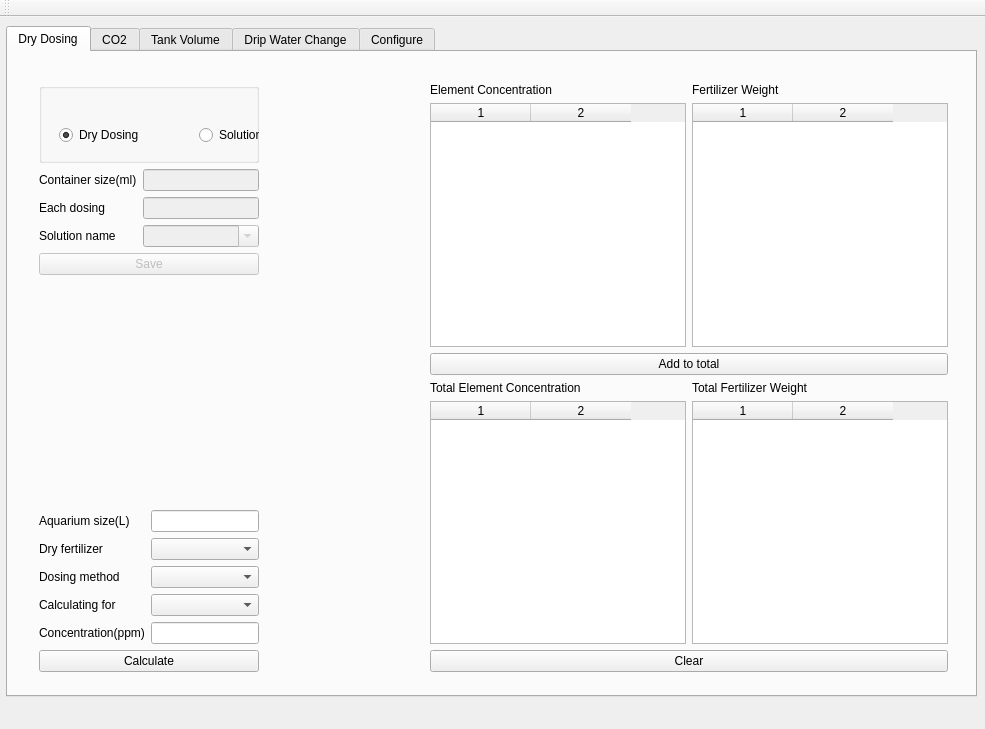
<?xml version="1.0" encoding="UTF-8"?>
<ui version="4.0">
 <class>MainWindow</class>
 <widget class="QMainWindow" name="MainWindow">
  <property name="geometry">
   <rect>
    <x>0</x>
    <y>0</y>
    <width>985</width>
    <height>729</height>
   </rect>
  </property>
  <property name="windowTitle">
   <string>Planted Tank Calculator</string>
  </property>
  <widget class="QWidget" name="centralWidget">
   <widget class="QTabWidget" name="tabWidget">
    <property name="geometry">
     <rect>
      <x>6</x>
      <y>9</y>
      <width>971</width>
      <height>671</height>
     </rect>
    </property>
    <property name="currentIndex">
     <number>0</number>
    </property>
    <widget class="QWidget" name="tab_dry_dosing">
     <attribute name="title">
      <string>Dry Dosing</string>
     </attribute>
     <widget class="QWidget" name="layoutWidget">
      <property name="geometry">
       <rect>
        <x>20</x>
        <y>20</y>
        <width>931</width>
        <height>611</height>
       </rect>
      </property>
      <layout class="QHBoxLayout" name="horizontalLayout">
       <item>
        <layout class="QVBoxLayout" name="verticalLayout">
         <item>
          <layout class="QGridLayout" name="gridLayout">
           <item row="0" column="0" colspan="2">
            <widget class="QGroupBox" name="groupBox">
             <property name="sizePolicy">
              <sizepolicy hsizetype="Expanding" vsizetype="Fixed">
               <horstretch>0</horstretch>
               <verstretch>0</verstretch>
              </sizepolicy>
             </property>
             <property name="minimumSize">
              <size>
               <width>0</width>
               <height>80</height>
              </size>
             </property>
             <property name="title">
              <string/>
             </property>
             <property name="flat">
              <bool>false</bool>
             </property>
             <widget class="QRadioButton" name="drydosing_is_drydosing">
              <property name="geometry">
               <rect>
                <x>20</x>
                <y>40</y>
                <width>109</width>
                <height>24</height>
               </rect>
              </property>
              <property name="text">
               <string>Dry Dosing</string>
              </property>
              <property name="checked">
               <bool>true</bool>
              </property>
             </widget>
             <widget class="QRadioButton" name="drydosing_is_solution">
              <property name="geometry">
               <rect>
                <x>160</x>
                <y>40</y>
                <width>109</width>
                <height>24</height>
               </rect>
              </property>
              <property name="text">
               <string>Solution</string>
              </property>
             </widget>
            </widget>
           </item>
           <item row="1" column="0">
            <widget class="QLabel" name="label_10">
             <property name="text">
              <string>Container size(ml)</string>
             </property>
            </widget>
           </item>
           <item row="1" column="1">
            <widget class="QLineEdit" name="drydosing_container">
             <property name="enabled">
              <bool>false</bool>
             </property>
            </widget>
           </item>
           <item row="2" column="0">
            <widget class="QLabel" name="label_11">
             <property name="text">
              <string>Each dosing</string>
             </property>
            </widget>
           </item>
           <item row="2" column="1">
            <widget class="QLineEdit" name="drydosing_each_dosing">
             <property name="enabled">
              <bool>false</bool>
             </property>
            </widget>
           </item>
           <item row="3" column="0">
            <widget class="QLabel" name="label_35">
             <property name="text">
              <string>Solution name</string>
             </property>
            </widget>
           </item>
           <item row="3" column="1">
            <widget class="QComboBox" name="drydosing_solution_list">
             <property name="enabled">
              <bool>false</bool>
             </property>
             <property name="editable">
              <bool>true</bool>
             </property>
            </widget>
           </item>
           <item row="4" column="0" colspan="2">
            <widget class="QPushButton" name="drydosing_solution_save">
             <property name="enabled">
              <bool>false</bool>
             </property>
             <property name="text">
              <string>Save</string>
             </property>
            </widget>
           </item>
          </layout>
         </item>
         <item>
          <spacer name="verticalSpacer">
           <property name="orientation">
            <enum>Qt::Vertical</enum>
           </property>
           <property name="sizeHint" stdset="0">
            <size>
             <width>20</width>
             <height>40</height>
            </size>
           </property>
          </spacer>
         </item>
         <item>
          <layout class="QGridLayout" name="gridLayout_8">
           <item row="0" column="0">
            <widget class="QLabel" name="label">
             <property name="text">
              <string>Aquarium size(L)</string>
             </property>
            </widget>
           </item>
           <item row="0" column="1">
            <widget class="QLineEdit" name="drydosing_aquarium_size"/>
           </item>
           <item row="1" column="0">
            <widget class="QLabel" name="label_2">
             <property name="text">
              <string>Dry fertilizer</string>
             </property>
            </widget>
           </item>
           <item row="1" column="1">
            <widget class="QComboBox" name="drydosing_fertilizer"/>
           </item>
           <item row="2" column="0">
            <widget class="QLabel" name="label_3">
             <property name="text">
              <string>Dosing method</string>
             </property>
            </widget>
           </item>
           <item row="2" column="1">
            <widget class="QComboBox" name="drydosing_method"/>
           </item>
           <item row="3" column="0">
            <widget class="QLabel" name="label_4">
             <property name="text">
              <string>Calculating for</string>
             </property>
            </widget>
           </item>
           <item row="3" column="1">
            <widget class="QComboBox" name="drydosing_element"/>
           </item>
           <item row="4" column="0">
            <widget class="QLabel" name="label_5">
             <property name="text">
              <string>Concentration(ppm)</string>
             </property>
            </widget>
           </item>
           <item row="4" column="1">
            <widget class="QLineEdit" name="drydosing_concentration"/>
           </item>
           <item row="5" column="0" colspan="2">
            <widget class="QPushButton" name="drydosing_calculate">
             <property name="text">
              <string>Calculate</string>
             </property>
            </widget>
           </item>
          </layout>
         </item>
        </layout>
       </item>
       <item>
        <spacer name="horizontalSpacer">
         <property name="orientation">
          <enum>Qt::Horizontal</enum>
         </property>
         <property name="sizeHint" stdset="0">
          <size>
           <width>40</width>
           <height>20</height>
          </size>
         </property>
        </spacer>
       </item>
       <item>
        <layout class="QGridLayout" name="gridLayout_2">
         <item row="0" column="0">
          <widget class="QLabel" name="label_6">
           <property name="text">
            <string>Element Concentration</string>
           </property>
          </widget>
         </item>
         <item row="0" column="1">
          <widget class="QLabel" name="label_7">
           <property name="text">
            <string>Fertilizer Weight</string>
           </property>
          </widget>
         </item>
         <item row="1" column="0">
          <widget class="QTableWidget" name="drydosing_element_ppm">
           <property name="enabled">
            <bool>true</bool>
           </property>
           <property name="editTriggers">
            <set>QAbstractItemView::NoEditTriggers</set>
           </property>
           <property name="rowCount">
            <number>0</number>
           </property>
           <property name="columnCount">
            <number>2</number>
           </property>
           <attribute name="horizontalHeaderVisible">
            <bool>true</bool>
           </attribute>
           <attribute name="verticalHeaderVisible">
            <bool>false</bool>
           </attribute>
           <column/>
           <column/>
          </widget>
         </item>
         <item row="1" column="1">
          <widget class="QTableWidget" name="drydosing_fertilizer_weight">
           <property name="editTriggers">
            <set>QAbstractItemView::NoEditTriggers</set>
           </property>
           <property name="columnCount">
            <number>2</number>
           </property>
           <attribute name="verticalHeaderVisible">
            <bool>false</bool>
           </attribute>
           <column/>
           <column/>
          </widget>
         </item>
         <item row="2" column="0" colspan="2">
          <widget class="QPushButton" name="drydosing_add_to_total">
           <property name="text">
            <string>Add to total</string>
           </property>
          </widget>
         </item>
         <item row="3" column="0">
          <widget class="QLabel" name="label_8">
           <property name="text">
            <string>Total Element Concentration</string>
           </property>
          </widget>
         </item>
         <item row="3" column="1">
          <widget class="QLabel" name="label_9">
           <property name="text">
            <string>Total Fertilizer Weight</string>
           </property>
          </widget>
         </item>
         <item row="4" column="0">
          <widget class="QTableWidget" name="drydosing_total_element_ppm">
           <property name="editTriggers">
            <set>QAbstractItemView::NoEditTriggers</set>
           </property>
           <property name="columnCount">
            <number>2</number>
           </property>
           <attribute name="verticalHeaderVisible">
            <bool>false</bool>
           </attribute>
           <column/>
           <column/>
          </widget>
         </item>
         <item row="4" column="1">
          <widget class="QTableWidget" name="drydosing_total_fertilizer_weight">
           <property name="editTriggers">
            <set>QAbstractItemView::NoEditTriggers</set>
           </property>
           <property name="columnCount">
            <number>2</number>
           </property>
           <attribute name="verticalHeaderVisible">
            <bool>false</bool>
           </attribute>
           <column/>
           <column/>
          </widget>
         </item>
         <item row="5" column="0" colspan="2">
          <widget class="QPushButton" name="drydosing_clear">
           <property name="text">
            <string>Clear</string>
           </property>
          </widget>
         </item>
        </layout>
       </item>
      </layout>
     </widget>
    </widget>
    <widget class="QWidget" name="tab_co2">
     <attribute name="title">
      <string>CO2</string>
     </attribute>
     <widget class="QLabel" name="label_12">
      <property name="geometry">
       <rect>
        <x>12</x>
        <y>7</y>
        <width>951</width>
        <height>621</height>
       </rect>
      </property>
      <property name="text">
       <string/>
      </property>
      <property name="pixmap">
       <pixmap resource="ptc.qrc">:/images/co2.jpg</pixmap>
      </property>
      <property name="alignment">
       <set>Qt::AlignCenter</set>
      </property>
     </widget>
    </widget>
    <widget class="QWidget" name="tab_tank_volume">
     <attribute name="title">
      <string>Tank Volume</string>
     </attribute>
     <widget class="QWidget" name="layoutWidget">
      <property name="geometry">
       <rect>
        <x>40</x>
        <y>45</y>
        <width>331</width>
        <height>541</height>
       </rect>
      </property>
      <layout class="QGridLayout" name="gridLayout_3">
       <item row="0" column="0" colspan="2">
        <widget class="QLabel" name="label_18">
         <property name="sizePolicy">
          <sizepolicy hsizetype="Fixed" vsizetype="Fixed">
           <horstretch>0</horstretch>
           <verstretch>0</verstretch>
          </sizepolicy>
         </property>
         <property name="text">
          <string>CM</string>
         </property>
        </widget>
       </item>
       <item row="1" column="0">
        <widget class="QLabel" name="label_13">
         <property name="text">
          <string>Length</string>
         </property>
        </widget>
       </item>
       <item row="1" column="1">
        <widget class="QLineEdit" name="volume_length"/>
       </item>
       <item row="2" column="0">
        <widget class="QLabel" name="label_14">
         <property name="text">
          <string>Width</string>
         </property>
        </widget>
       </item>
       <item row="2" column="1">
        <widget class="QLineEdit" name="volume_width"/>
       </item>
       <item row="3" column="0">
        <widget class="QLabel" name="label_15">
         <property name="text">
          <string>High</string>
         </property>
        </widget>
       </item>
       <item row="3" column="1">
        <widget class="QLineEdit" name="volume_high"/>
       </item>
       <item row="4" column="0">
        <widget class="QLabel" name="label_16">
         <property name="text">
          <string>Substrate thickness</string>
         </property>
        </widget>
       </item>
       <item row="4" column="1">
        <widget class="QLineEdit" name="volume_sub_thickness"/>
       </item>
       <item row="5" column="0">
        <widget class="QLabel" name="label_17">
         <property name="text">
          <string>Surface to top</string>
         </property>
        </widget>
       </item>
       <item row="5" column="1">
        <widget class="QLineEdit" name="volume_surface_to_top"/>
       </item>
       <item row="6" column="0" colspan="2">
        <widget class="QPushButton" name="volume_calculate">
         <property name="text">
          <string>Calculate</string>
         </property>
        </widget>
       </item>
      </layout>
     </widget>
     <widget class="QWidget" name="layoutWidget">
      <property name="geometry">
       <rect>
        <x>500</x>
        <y>80</y>
        <width>381</width>
        <height>251</height>
       </rect>
      </property>
      <layout class="QGridLayout" name="gridLayout_4">
       <item row="0" column="0">
        <widget class="QLabel" name="label_19">
         <property name="text">
          <string>Water volume(L)</string>
         </property>
         <property name="alignment">
          <set>Qt::AlignRight|Qt::AlignTrailing|Qt::AlignVCenter</set>
         </property>
        </widget>
       </item>
       <item row="0" column="1">
        <widget class="QLabel" name="volume_water_volume">
         <property name="text">
          <string/>
         </property>
        </widget>
       </item>
       <item row="1" column="0">
        <widget class="QLabel" name="label_20">
         <property name="text">
          <string>Substrate(L)</string>
         </property>
         <property name="alignment">
          <set>Qt::AlignRight|Qt::AlignTrailing|Qt::AlignVCenter</set>
         </property>
        </widget>
       </item>
       <item row="1" column="1">
        <widget class="QLabel" name="volume_substrate">
         <property name="text">
          <string/>
         </property>
        </widget>
       </item>
       <item row="2" column="0">
        <widget class="QLabel" name="label_21">
         <property name="text">
          <string>Surface area(cm2)</string>
         </property>
         <property name="alignment">
          <set>Qt::AlignRight|Qt::AlignTrailing|Qt::AlignVCenter</set>
         </property>
        </widget>
       </item>
       <item row="2" column="1">
        <widget class="QLabel" name="volume_surface">
         <property name="text">
          <string/>
         </property>
        </widget>
       </item>
      </layout>
     </widget>
    </widget>
    <widget class="QWidget" name="tab_drip_waterchange">
     <attribute name="title">
      <string>Drip Water Change</string>
     </attribute>
     <widget class="QPushButton" name="drip_wc_solution">
      <property name="geometry">
       <rect>
        <x>60</x>
        <y>255</y>
        <width>311</width>
        <height>41</height>
       </rect>
      </property>
      <property name="text">
       <string>How much should I change every day?</string>
      </property>
     </widget>
     <widget class="Line" name="line">
      <property name="geometry">
       <rect>
        <x>409</x>
        <y>20</y>
        <width>51</width>
        <height>591</height>
       </rect>
      </property>
      <property name="orientation">
       <enum>Qt::Vertical</enum>
      </property>
     </widget>
     <widget class="QTableWidget" name="drip_wc_percentages">
      <property name="geometry">
       <rect>
        <x>570</x>
        <y>150</y>
        <width>221</width>
        <height>461</height>
       </rect>
      </property>
      <property name="editTriggers">
       <set>QAbstractItemView::NoEditTriggers</set>
      </property>
      <property name="columnCount">
       <number>1</number>
      </property>
      <column/>
     </widget>
     <widget class="QWidget" name="layoutWidget">
      <property name="geometry">
       <rect>
        <x>21</x>
        <y>20</y>
        <width>391</width>
        <height>211</height>
       </rect>
      </property>
      <layout class="QGridLayout" name="gridLayout_5">
       <item row="0" column="0" colspan="2">
        <widget class="QLabel" name="label_22">
         <property name="text">
          <string>My tank is</string>
         </property>
        </widget>
       </item>
       <item row="0" column="4">
        <widget class="QLabel" name="label_28">
         <property name="text">
          <string>Liters</string>
         </property>
        </widget>
       </item>
       <item row="1" column="0" colspan="2">
        <widget class="QLabel" name="label_23">
         <property name="text">
          <string>I want to change</string>
         </property>
        </widget>
       </item>
       <item row="1" column="2" colspan="2">
        <widget class="QLineEdit" name="drip_wc_percent">
         <property name="text">
          <string>50</string>
         </property>
        </widget>
       </item>
       <item row="1" column="4">
        <widget class="QLabel" name="label_24">
         <property name="text">
          <string>percent</string>
         </property>
        </widget>
       </item>
       <item row="2" column="0">
        <widget class="QLabel" name="label_25">
         <property name="text">
          <string>every</string>
         </property>
        </widget>
       </item>
       <item row="2" column="1" colspan="2">
        <widget class="QLineEdit" name="drip_wc_days1">
         <property name="text">
          <string>7</string>
         </property>
        </widget>
       </item>
       <item row="0" column="2" colspan="2">
        <widget class="QLineEdit" name="drip_wc_volume_1">
         <property name="text">
          <string>100</string>
         </property>
        </widget>
       </item>
       <item row="2" column="3" colspan="2">
        <widget class="QLabel" name="label_26">
         <property name="text">
          <string>days</string>
         </property>
        </widget>
       </item>
      </layout>
     </widget>
     <widget class="QWidget" name="layoutWidget">
      <property name="geometry">
       <rect>
        <x>20</x>
        <y>330</y>
        <width>391</width>
        <height>271</height>
       </rect>
      </property>
      <layout class="QGridLayout" name="gridLayout_6">
       <item row="0" column="0" colspan="2">
        <widget class="QLabel" name="label_27">
         <property name="text">
          <string>Every day change</string>
         </property>
        </widget>
       </item>
       <item row="0" column="2" colspan="2">
        <widget class="QLineEdit" name="drip_wc_each_volume">
         <property name="enabled">
          <bool>true</bool>
         </property>
         <property name="readOnly">
          <bool>true</bool>
         </property>
        </widget>
       </item>
       <item row="0" column="4">
        <widget class="QLabel" name="label_29">
         <property name="text">
          <string>Liters</string>
         </property>
        </widget>
       </item>
       <item row="1" column="0">
        <widget class="QLabel" name="label_30">
         <property name="text">
          <string>On day</string>
         </property>
        </widget>
       </item>
       <item row="1" column="1" colspan="2">
        <widget class="QLineEdit" name="drip_wc_days2">
         <property name="enabled">
          <bool>true</bool>
         </property>
         <property name="readOnly">
          <bool>true</bool>
         </property>
        </widget>
       </item>
       <item row="1" column="3" colspan="2">
        <widget class="QLabel" name="label_31">
         <property name="text">
          <string>you will have changed</string>
         </property>
        </widget>
       </item>
       <item row="2" column="0" colspan="2">
        <widget class="QLineEdit" name="drip_wc_target_percent">
         <property name="enabled">
          <bool>true</bool>
         </property>
         <property name="readOnly">
          <bool>true</bool>
         </property>
        </widget>
       </item>
       <item row="2" column="2" colspan="3">
        <widget class="QLabel" name="label_32">
         <property name="text">
          <string>of the aquarium volume</string>
         </property>
        </widget>
       </item>
      </layout>
     </widget>
     <widget class="QWidget" name="layoutWidget">
      <property name="geometry">
       <rect>
        <x>471</x>
        <y>31</y>
        <width>439</width>
        <height>60</height>
       </rect>
      </property>
      <layout class="QGridLayout" name="gridLayout_7">
       <item row="0" column="0">
        <widget class="QLabel" name="label_33">
         <property name="text">
          <string>Aquarium volume</string>
         </property>
        </widget>
       </item>
       <item row="0" column="1">
        <widget class="QLineEdit" name="drip_wc_volume2"/>
       </item>
       <item row="0" column="2" rowspan="2">
        <widget class="QPushButton" name="drip_wc_display_percentages">
         <property name="text">
          <string>Display percentages</string>
         </property>
        </widget>
       </item>
       <item row="1" column="0">
        <widget class="QLabel" name="label_34">
         <property name="text">
          <string>Water changed per day</string>
         </property>
        </widget>
       </item>
       <item row="1" column="1">
        <widget class="QLineEdit" name="drip_wc_each_day_volume"/>
       </item>
      </layout>
     </widget>
    </widget>
    <widget class="QWidget" name="tab">
     <attribute name="title">
      <string>Configure</string>
     </attribute>
     <widget class="QPlainTextEdit" name="cfg_edit">
      <property name="geometry">
       <rect>
        <x>0</x>
        <y>0</y>
        <width>961</width>
        <height>591</height>
       </rect>
      </property>
     </widget>
     <widget class="QPushButton" name="cfg_save">
      <property name="geometry">
       <rect>
        <x>320</x>
        <y>600</y>
        <width>85</width>
        <height>26</height>
       </rect>
      </property>
      <property name="text">
       <string>Save</string>
      </property>
     </widget>
     <widget class="QPushButton" name="cfg_reset">
      <property name="geometry">
       <rect>
        <x>550</x>
        <y>600</y>
        <width>85</width>
        <height>26</height>
       </rect>
      </property>
      <property name="text">
       <string>Reset</string>
      </property>
     </widget>
    </widget>
   </widget>
  </widget>
  <widget class="QMenuBar" name="menuBar">
   <property name="geometry">
    <rect>
     <x>0</x>
     <y>0</y>
     <width>985</width>
     <height>23</height>
    </rect>
   </property>
  </widget>
  <widget class="QToolBar" name="mainToolBar">
   <attribute name="toolBarArea">
    <enum>TopToolBarArea</enum>
   </attribute>
   <attribute name="toolBarBreak">
    <bool>false</bool>
   </attribute>
  </widget>
 </widget>
 <layoutdefault spacing="6" margin="11"/>
 <tabstops>
  <tabstop>tabWidget</tabstop>
  <tabstop>drydosing_is_drydosing</tabstop>
  <tabstop>drydosing_is_solution</tabstop>
  <tabstop>drydosing_container</tabstop>
  <tabstop>drydosing_each_dosing</tabstop>
  <tabstop>drydosing_aquarium_size</tabstop>
  <tabstop>drydosing_fertilizer</tabstop>
  <tabstop>drydosing_method</tabstop>
  <tabstop>drydosing_element</tabstop>
  <tabstop>drydosing_concentration</tabstop>
  <tabstop>drydosing_calculate</tabstop>
  <tabstop>volume_length</tabstop>
  <tabstop>volume_width</tabstop>
  <tabstop>volume_high</tabstop>
  <tabstop>volume_sub_thickness</tabstop>
  <tabstop>volume_surface_to_top</tabstop>
  <tabstop>volume_calculate</tabstop>
  <tabstop>drip_wc_volume_1</tabstop>
  <tabstop>drip_wc_percent</tabstop>
  <tabstop>drip_wc_days1</tabstop>
  <tabstop>drip_wc_solution</tabstop>
  <tabstop>drip_wc_volume2</tabstop>
  <tabstop>drip_wc_each_day_volume</tabstop>
  <tabstop>drip_wc_display_percentages</tabstop>
  <tabstop>drydosing_fertilizer_weight</tabstop>
  <tabstop>drydosing_add_to_total</tabstop>
  <tabstop>drydosing_total_element_ppm</tabstop>
  <tabstop>drip_wc_each_volume</tabstop>
  <tabstop>drip_wc_days2</tabstop>
  <tabstop>drip_wc_target_percent</tabstop>
  <tabstop>drydosing_element_ppm</tabstop>
  <tabstop>drydosing_total_fertilizer_weight</tabstop>
  <tabstop>drydosing_clear</tabstop>
  <tabstop>drip_wc_percentages</tabstop>
 </tabstops>
 <resources>
  <include location="ptc.qrc"/>
 </resources>
 <connections/>
</ui>
